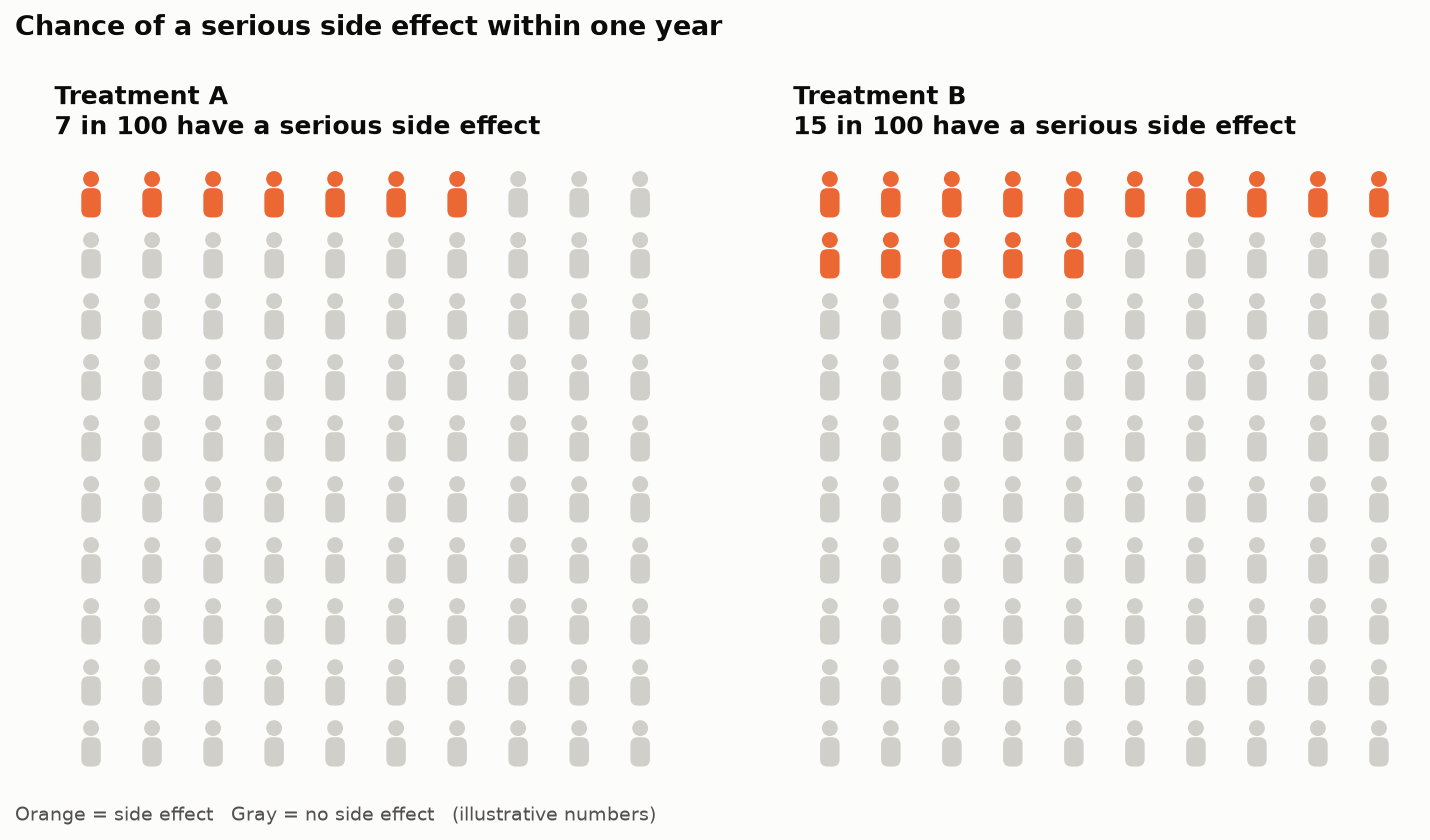

Recreate this plot in Python.
"""
Icon Array (Risk Communication)  -  family: Uncertainty

DESIGN PURPOSE
Shows a probability as a grid of 100 people, colouring those affected. Natural
frequencies ("7 in 100") shown as countable figures are understood far better
than percentages or relative risks, especially by people with low numeracy.
Icon arrays are a recommended format in patient decision aids.

WHEN TO USE
  - Communicate a risk or benefit to patients or the public
  - Compare absolute risks between options (treatment vs no treatment)
  - Counter the inflation produced by relative risk ("doubles the risk" from 1
    to 2 in 100)

AVOID WHEN
  - The risk is very small (under 1 in 1,000 needs 1,000 icons; use a
    different denominator or text)
  - The audience is technical and needs intervals or many comparisons

ALTERNATIVES
  - Waffle chart (same idea, abstract squares)
  - Quantile dotplot (for distributions)
  - A plain sentence with natural frequencies

EXAMPLE
The chance of a serious side effect within one year: 7 in 100 patients on
Treatment A and 15 in 100 on Treatment B (illustrative numbers).

Run:  python icon_array.py
"""
import sys
from pathlib import Path

import numpy as np
import pandas as pd
import matplotlib.pyplot as plt

# Library style: categorical colors in fixed order, recessive axes, hairline grid.
PALETTE = ["#2a78d6", "#eb6834", "#1baf7a", "#eda100",
           "#e87ba4", "#008300", "#6250d6", "#e34948"]
SEQ_CMAP = "Blues"      # sequential: one hue, light -> dark
DIV_CMAP = "RdBu_r"     # diverging: two opposite hues, neutral midpoint
GRAY = "#b8b7b1"        # de-emphasised marks
plt.rcParams.update({
    "figure.figsize": (8, 4.8), "figure.dpi": 110, "figure.facecolor": "#fcfcfb",
    "axes.facecolor": "#fcfcfb", "axes.edgecolor": "#c9c8c3", "axes.linewidth": 0.8,
    "axes.spines.top": False, "axes.spines.right": False,
    "axes.grid": True, "grid.color": "#e6e5e1", "grid.linewidth": 0.6, "axes.axisbelow": True,
    "axes.prop_cycle": plt.cycler(color=PALETTE),
    "axes.titlesize": 13, "axes.titleweight": "bold", "axes.titlelocation": "left",
    "axes.labelcolor": "#52514e", "xtick.color": "#52514e", "ytick.color": "#52514e",
    "text.color": "#0b0b0b", "font.size": 10, "lines.linewidth": 2,
    "legend.frameon": False,
})

from matplotlib.patches import Circle, FancyBboxPatch

# --- Example data ------------------------------------------------------------
options = pd.DataFrame({"option": ["Treatment A", "Treatment B"], "affected_per_100": [7, 15]})
options

# --- Plot --------------------------------------------------------------------
def person(ax, x, y, color):
    ax.add_patch(Circle((x, y + 0.27), 0.13, color=color, linewidth=0))
    ax.add_patch(FancyBboxPatch((x - 0.16, y - 0.36), 0.32, 0.48,
                                boxstyle="round,pad=0,rounding_size=0.12", color=color, linewidth=0))

fig, axes = plt.subplots(1, 2, figsize=(10, 5.6))
for ax, row in zip(axes, options.itertuples()):
    for k in range(100):
        r, c = divmod(k, 10)
        person(ax, c, 9 - r, PALETTE[1] if k < row.affected_per_100 else "#d0cfca")
    ax.set_xlim(-0.6, 9.6)
    ax.set_ylim(-0.6, 9.8)
    ax.set_aspect("equal")
    ax.axis("off")
    ax.set_title(f"{row.option}\n{row.affected_per_100} in 100 have a serious side effect",
                 loc="left", fontsize=12)
fig.suptitle("Chance of a serious side effect within one year", x=0.02, ha="left",
             fontsize=13, fontweight="bold")
fig.text(0.02, 0.02, "Orange = side effect   Gray = no side effect   (illustrative numbers)",
         fontsize=9, color="#52514e")
fig.tight_layout(rect=(0, 0.04, 1, 0.92))

# --- Save / show -------------------------------------------------------------
out = Path(__file__).with_name(Path(__file__).stem + ".png")
fig.savefig(out, dpi=150, bbox_inches="tight")
print(f"saved {out}")
if "--no-show" not in sys.argv:
    plt.show()
